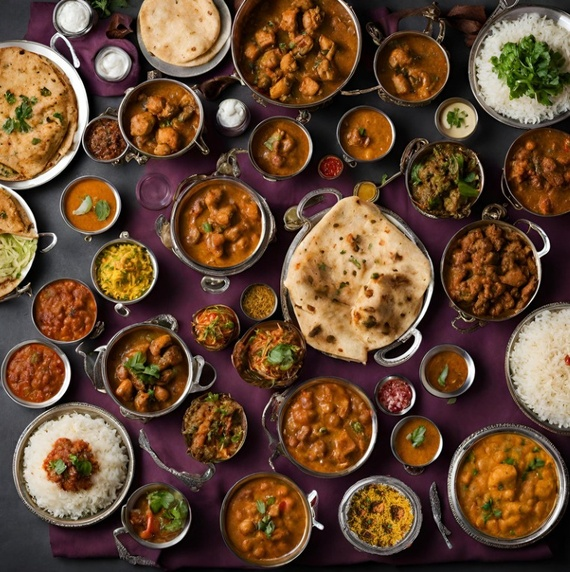
#> input picture static/biryani-full.jpg, 570 x 572 px, shrunk from 763 x 766 before the run
$ python test3.py
#> lines starting #> are read from the running program, lines starting #| are printed output that depends on the picture; after the words box and inside, x2 and y2 are one past the last pixel; in counts of white or black regions, pixels touching at a corner belong together
import cv2
import numpy as np
import time

def find(level):
#> called with level = 1
    if level==1:
        img_rgb = cv2.imread('biryani-full.jpg')
#> img_rgb is the input picture: shape (572, 570, 3); mean B, G, R 51, 72.8, 101.9
        img_gray = cv2.imread('biryani-full.jpg',0)
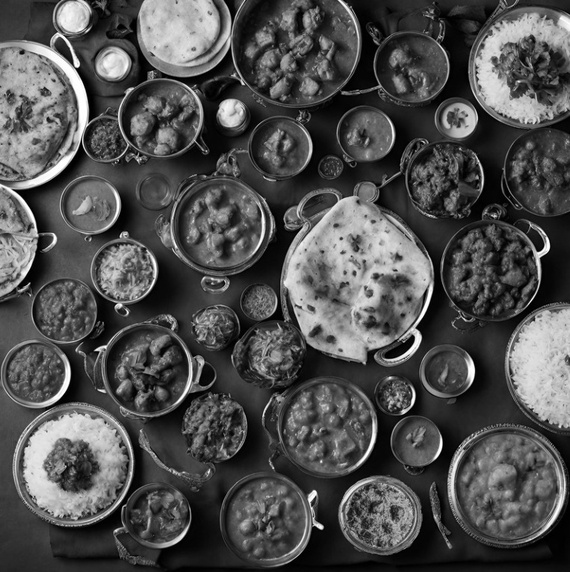
#> img_gray: shape (572, 570); min 0, max 255, mean 79
        template = cv2.imread('biryani-sample.jpg',0)
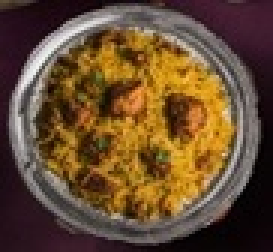
#> input picture static/biryani-sample.jpg, 91 x 84 px, shrunk from 122 x 112 before the run (shown 3 times larger)
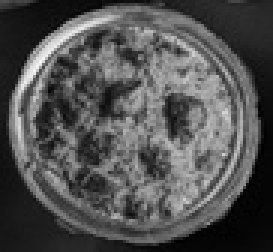
#> template: shape (84, 91) (shown 3 times larger); min 0, max 247, mean 81.2
    elif level==2:
        img_rgb = cv2.imread('birbir2.png')
        img_gray = cv2.imread('birbir2.png',0)
        template = cv2.imread('b2.jpg',0)
    elif level==3:
        img_rgb = cv2.imread('birbir3.png')
        img_gray = cv2.imread('birbir3.png',0)
        template = cv2.imread('b3.png',0)
    # saves the width and height of the template into 'w' and 'h'
    w, h = template.shape[::-1]
#> w = 91; h = 84
    res = cv2.matchTemplate(img_gray,template,cv2.TM_CCOEFF_NORMED)
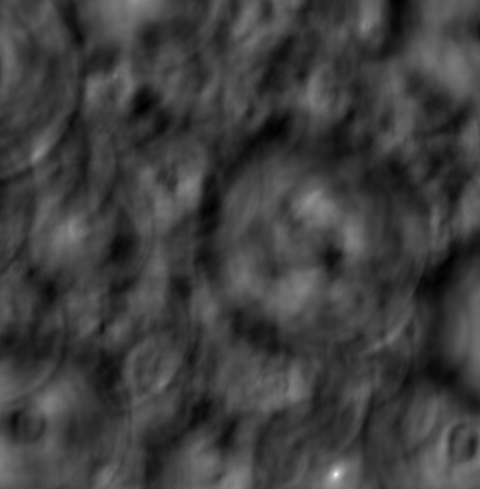
#> res: shape (489, 480) float32; min -0.312, max 0.96, mean 0.0023; drawn with min black and max white
    threshold = 0.6
    # finding the values where it exceeds the threshold
    loc = np.where( res >= threshold)
#> loc = 41 positions, rows 471 to 478, columns 333 to 338
    for pt in zip(*loc[::-1]):
        #draw rectangle on places where it exceeds threshold
        cv2.rectangle(img_rgb, pt, (pt[0] + w, pt[1] + h), (0,255,0), 2)
#> this loop made 41 passes
#> pt on passes 1 to 12: (335, 471), (336, 471), (337, 471), (338, 471), (334, 472), (335, 472), (336, 472), (337, 472), (338, 472), (333, 473), (334, 473), (335, 473)
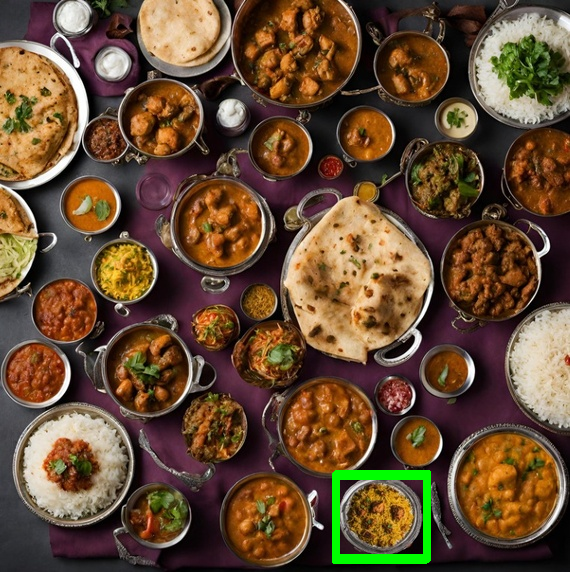
#> img_rgb: shape (572, 570, 3); 0.97% of pixels changed, all inside (x1, y1, x2, y2) = (332, 470, 431, 564)
    cv2.imwrite('found_biryani1.png',img_rgb)


find(1)
#find (2)
#find (3)
